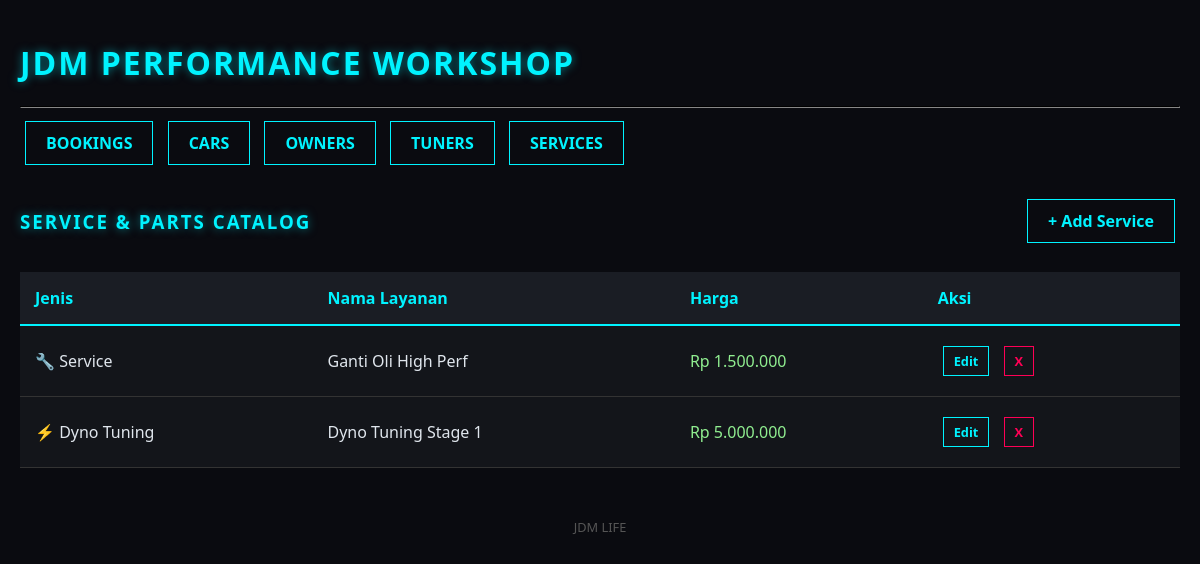
Page /index.php?page=service_list on the committed database.
### tables this page shows
CREATE TABLE `services` (
  `id` int(11) NOT NULL,
  `nama_layanan` varchar(100) NOT NULL,
  `jenis` enum('Service','Dyno Tuning') NOT NULL,
  `harga` decimal(10,2) NOT NULL
);

### config/Database.php (called while the page is built, shortened)
<?php
class Database {
    protected $host = "localhost";
    protected $user = "root";
    protected $password = "";
    protected $db_name = "jdm_workshop";
    protected $conn;
    public function __construct() {
        $this->conn = new mysqli($this->host, $this->user, $this->password, $this->db_name);
    }
    public function execute($query) {
        return $this->conn->query($query);
    }
}
?>

### viewmodels/ServiceViewModel.php (called while the page is built, shortened)
<?php
include_once 'models/ServiceModel.php';
class ServiceViewModel {
    private $model;
    public function __construct() {
        $this->model = new ServiceModel();
    }
    public function viewServices() {
        $result = $this->model->getAllServices();
        while ($row = $result->fetch_assoc()) {
            $srv = new stdClass();
            $srv->id = $row['id'];
            $srv->nama = $row['nama_layanan'];
            $srv->jenis = $row['jenis'];
            $srv->harga = "Rp " . number_format($row['harga'], 0, ',', '.');
            if ($row['jenis'] == 'Dyno Tuning') {
                $srv->icon = "⚡";
            } else {
                $srv->icon = "🔧";
            }
        }
    }
}
?>

### models/ServiceModel.php (called while the page is built, shortened)
<?php
include_once 'config/Database.php';
class ServiceModel extends Database {
    public function getAllServices() {
        $query = "SELECT * FROM services ORDER BY jenis ASC";
        return $this->execute($query);
    }
}
?>

### views/services/list.php (the view)
<?php include 'views/templates/header.php'; ?>
<div style="display: flex; justify-content: space-between; align-items: center;">
    <h3>Service & Parts Catalog</h3>
    <a href="index.php?page=service_add" class="btn">+ Add Service</a>
</div>
<table>
    <thead>
        <tr>
            <th>Jenis</th>
            <th>Nama Layanan</th>
            <th>Harga</th>
            <th>Aksi</th>
        </tr>
    </thead>
    <tbody>
        <?php foreach ($viewModel->serviceList as $srv): ?>
        <tr>
            <td><?= $srv->icon ?> <?= $srv->jenis ?></td>
            <td><?= $srv->nama ?></td>
            <td style="color: lightgreen;"><?= $srv->harga ?></td>
            <td>
                <a href="index.php?page=service_edit&id=<?= $srv->id ?>" class="btn" style="padding:5px 10px; font-size:0.8em">Edit</a>
                <a href="index.php?page=service_delete&id=<?= $srv->id ?>" class="btn btn-danger" style="padding:5px 10px; font-size:0.8em" onclick="return confirm('Hapus layanan?')">X</a>
            </td>
        </tr>
        <?php endforeach; ?>
    </tbody>
</table>
<?php include 'views/templates/footer.php'; ?>

### views/templates/header.php (style rules this page uses)
:root { --bg-dark: #0a0b10; --panel-bg: #13151a; --neon-blue: #00f3ff; --neon-pink: #ff0055; --text-main: #e0e6ed; }
body { background-color: var(--bg-dark); color: var(--text-main); font-family: 'Segoe UI', Tahoma, Geneva, Verdana, sans-serif; margin: 0; padding: 20px; }
h1, h2, h3 { text-transform: uppercase; letter-spacing: 2px; color: var(--neon-blue); text-shadow: 0 0 10px rgba(0, 243, 255, 0.5); }
table { width: 100%; border-collapse: collapse; margin-top: 20px; background: var(--panel-bg); }
th { background: #1a1d24; color: var(--neon-blue); padding: 15px; text-align: left; border-bottom: 2px solid var(--neon-blue); }
td { padding: 15px; border-bottom: 1px solid #333; }
.btn { display: inline-block; padding: 10px 20px; margin: 5px; text-decoration: none; font-weight: bold; border: 1px solid var(--neon-blue); color: var(--neon-blue); transition: 0.3s; }
.btn-danger { border-color: var(--neon-pink); color: var(--neon-pink); }

### rows in the picture
services: icon "🔧", jenis "Service", nama_layanan "Ganti Oli High Perf", harga "Rp 1.500.000"
services: icon "⚡", jenis "Dyno Tuning", nama_layanan "Dyno Tuning Stage 1", harga "Rp 5.000.000"
